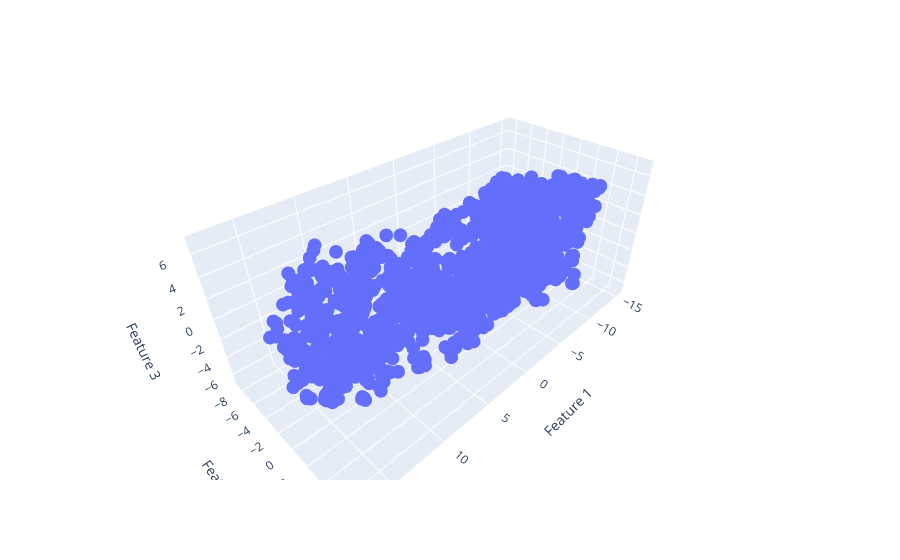

Notebook code cell kept with this figure:
### Code cell
# plotting a 3D scatterplot
fig = px.scatter_3d(tsne_3d_data, x='Feature 1', y='Feature 2', z='Feature 3')
fig.show()

### Figure 1 — Plotly figure (JSON) as saved in the notebook; plotly's stock layout.template omitted (floating-point values rounded to 4 significant figures; data arrays with more than 128 entries replaced by an {"elided": "..."} marker saying what was removed)
{"data": [{"hovertemplate": "Feature 1=%{x}<br>Feature 2=%{y}<br>Feature 3=%{z}<extra></extra>", "legendgroup": "", "marker": {"color": "#636efa", "symbol": "circle"}, "mode": "markers", "name": "", "scene": "scene", "showlegend": false, "type": "scatter3d", "x": {"elided": "1600 float values"}, "y": {"elided": "1600 float values"}, "z": {"elided": "1600 float values"}}], "layout": {"legend": {"tracegroupgap": 0}, "margin": {"t": 60}, "scene": {"domain": {"x": [0, 1], "y": [0, 1]}, "xaxis": {"title": {"text": "Feature 1"}}, "yaxis": {"title": {"text": "Feature 2"}}, "zaxis": {"title": {"text": "Feature 3"}}}}}
